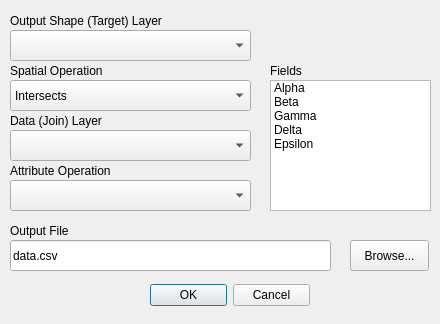
<?xml version="1.0" encoding="UTF-8"?>
<ui version="4.0">
 <class>mmqgis_spatial_join_form</class>
 <widget class="QDialog" name="mmqgis_spatial_join_form">
  <property name="windowModality">
   <enum>Qt::ApplicationModal</enum>
  </property>
  <property name="enabled">
   <bool>true</bool>
  </property>
  <property name="geometry">
   <rect>
    <x>0</x>
    <y>0</y>
    <width>440</width>
    <height>324</height>
   </rect>
  </property>
  <property name="mouseTracking">
   <bool>false</bool>
  </property>
  <property name="windowTitle">
   <string>Spatial Join</string>
  </property>
  <widget class="QDialogButtonBox" name="buttonBox">
   <property name="geometry">
    <rect>
     <x>150</x>
     <y>280</y>
     <width>160</width>
     <height>31</height>
    </rect>
   </property>
   <property name="orientation">
    <enum>Qt::Horizontal</enum>
   </property>
   <property name="standardButtons">
    <set>QDialogButtonBox::Cancel|QDialogButtonBox::Ok</set>
   </property>
  </widget>
  <widget class="QLabel" name="label">
   <property name="geometry">
    <rect>
     <x>10</x>
     <y>220</y>
     <width>108</width>
     <height>22</height>
    </rect>
   </property>
   <property name="text">
    <string>Output File</string>
   </property>
  </widget>
  <widget class="QLineEdit" name="outfilename">
   <property name="geometry">
    <rect>
     <x>10</x>
     <y>240</y>
     <width>321</width>
     <height>31</height>
    </rect>
   </property>
   <property name="text">
    <string>data.csv</string>
   </property>
   <property name="readOnly">
    <bool>false</bool>
   </property>
  </widget>
  <widget class="QPushButton" name="browseoutfile">
   <property name="geometry">
    <rect>
     <x>350</x>
     <y>240</y>
     <width>79</width>
     <height>31</height>
    </rect>
   </property>
   <property name="text">
    <string>Browse...</string>
   </property>
  </widget>
  <widget class="QComboBox" name="targetlayer">
   <property name="geometry">
    <rect>
     <x>10</x>
     <y>30</y>
     <width>241</width>
     <height>31</height>
    </rect>
   </property>
  </widget>
  <widget class="QLabel" name="label_4">
   <property name="geometry">
    <rect>
     <x>10</x>
     <y>10</y>
     <width>201</width>
     <height>22</height>
    </rect>
   </property>
   <property name="text">
    <string>Output Shape (Target) Layer</string>
   </property>
  </widget>
  <widget class="QComboBox" name="joinlayer">
   <property name="geometry">
    <rect>
     <x>10</x>
     <y>130</y>
     <width>241</width>
     <height>31</height>
    </rect>
   </property>
  </widget>
  <widget class="QComboBox" name="spatialop">
   <property name="geometry">
    <rect>
     <x>10</x>
     <y>80</y>
     <width>241</width>
     <height>31</height>
    </rect>
   </property>
   <item>
    <property name="text">
     <string>Intersects</string>
    </property>
   </item>
   <item>
    <property name="text">
     <string>Within</string>
    </property>
   </item>
   <item>
    <property name="text">
     <string>Contains</string>
    </property>
   </item>
  </widget>
  <widget class="QLabel" name="label_3">
   <property name="geometry">
    <rect>
     <x>10</x>
     <y>110</y>
     <width>108</width>
     <height>22</height>
    </rect>
   </property>
   <property name="text">
    <string>Data (Join) Layer</string>
   </property>
  </widget>
  <widget class="QLabel" name="label_5">
   <property name="geometry">
    <rect>
     <x>10</x>
     <y>60</y>
     <width>108</width>
     <height>22</height>
    </rect>
   </property>
   <property name="text">
    <string>Spatial Operation</string>
   </property>
  </widget>
  <widget class="QComboBox" name="fieldop">
   <property name="geometry">
    <rect>
     <x>10</x>
     <y>180</y>
     <width>241</width>
     <height>31</height>
    </rect>
   </property>
  </widget>
  <widget class="QLabel" name="label_6">
   <property name="geometry">
    <rect>
     <x>10</x>
     <y>160</y>
     <width>141</width>
     <height>22</height>
    </rect>
   </property>
   <property name="text">
    <string>Attribute Operation</string>
   </property>
  </widget>
  <widget class="QListWidget" name="fieldnames">
   <property name="geometry">
    <rect>
     <x>270</x>
     <y>80</y>
     <width>161</width>
     <height>131</height>
    </rect>
   </property>
   <property name="selectionMode">
    <enum>QAbstractItemView::ExtendedSelection</enum>
   </property>
   <item>
    <property name="text">
     <string>Alpha</string>
    </property>
   </item>
   <item>
    <property name="text">
     <string>Beta</string>
    </property>
   </item>
   <item>
    <property name="text">
     <string>Gamma</string>
    </property>
   </item>
   <item>
    <property name="text">
     <string>Delta</string>
    </property>
   </item>
   <item>
    <property name="text">
     <string>Epsilon</string>
    </property>
   </item>
  </widget>
  <widget class="QLabel" name="label_7">
   <property name="geometry">
    <rect>
     <x>270</x>
     <y>60</y>
     <width>108</width>
     <height>22</height>
    </rect>
   </property>
   <property name="text">
    <string>Fields</string>
   </property>
  </widget>
 </widget>
 <tabstops>
  <tabstop>targetlayer</tabstop>
  <tabstop>spatialop</tabstop>
  <tabstop>joinlayer</tabstop>
  <tabstop>fieldop</tabstop>
  <tabstop>fieldnames</tabstop>
  <tabstop>outfilename</tabstop>
  <tabstop>browseoutfile</tabstop>
  <tabstop>buttonBox</tabstop>
 </tabstops>
 <resources/>
 <connections>
  <connection>
   <sender>buttonBox</sender>
   <signal>accepted()</signal>
   <receiver>mmqgis_spatial_join_form</receiver>
   <slot>accept()</slot>
   <hints>
    <hint type="sourcelabel">
     <x>248</x>
     <y>254</y>
    </hint>
    <hint type="destinationlabel">
     <x>157</x>
     <y>274</y>
    </hint>
   </hints>
  </connection>
  <connection>
   <sender>buttonBox</sender>
   <signal>rejected()</signal>
   <receiver>mmqgis_spatial_join_form</receiver>
   <slot>reject()</slot>
   <hints>
    <hint type="sourcelabel">
     <x>316</x>
     <y>260</y>
    </hint>
    <hint type="destinationlabel">
     <x>286</x>
     <y>274</y>
    </hint>
   </hints>
  </connection>
 </connections>
</ui>
